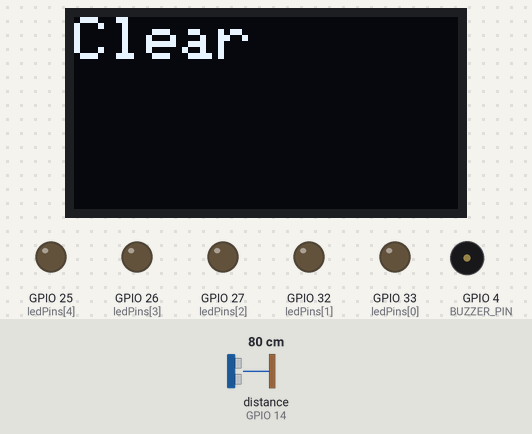
A sketch run on a simulated ESP32. Shown: 128×64 one-colour display, output pins drawn as LEDs (lit = HIGH), buzzer (waves = sounding, pin HIGH). Wiring (inferred from the names in the program): ultrasonic range finder: trigger GPIO 12; echo GPIO 14. The inputs (shaded band) are chosen by the test bench; at power-on: distance to the obstacle (sensor on GPIO 14) 80 cm. The echo pulse lasts 58.3 µs per cm; pins used as bus, display or sensor lines are not drawn; what the sketch prints to the serial monitor is not drawn.

Above: at 3.2 s.
3.3 s: distance to the obstacle (sensor on GPIO 14) set to 36 cm
At 4.1 s:
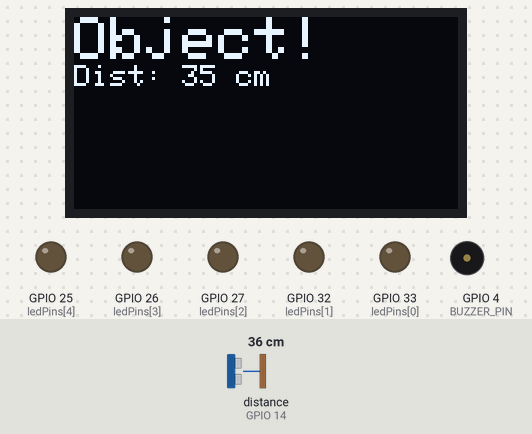
4.8 s: distance to the obstacle (sensor on GPIO 14) set to 30 cm
At 5.5 s:
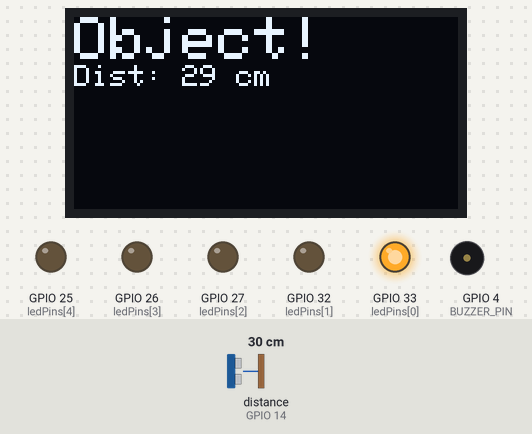
6.4 s: distance to the obstacle (sensor on GPIO 14) set to 36 cm
At 6.7 s:
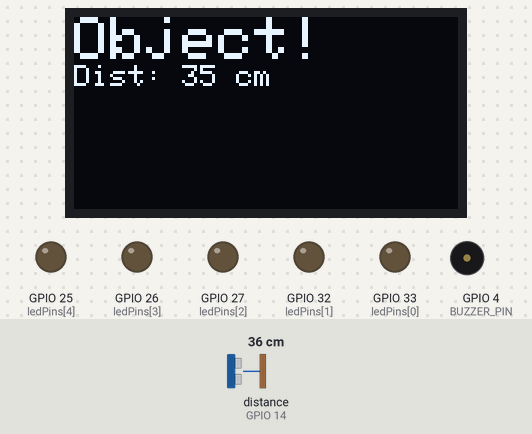
7.9 s: distance to the obstacle (sensor on GPIO 14) set to 43 cm
At 9.2 s:
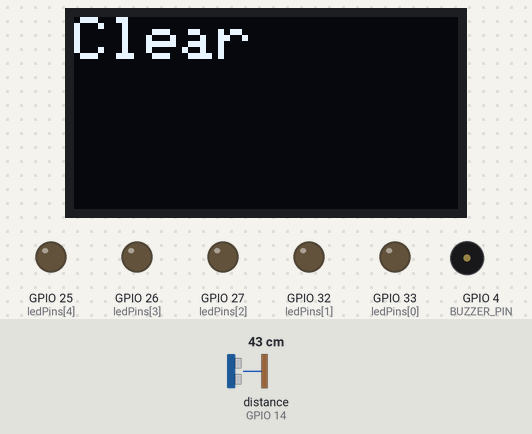
9.5 s: distance to the obstacle (sensor on GPIO 14) set to 2 cm
At 10.7 s:
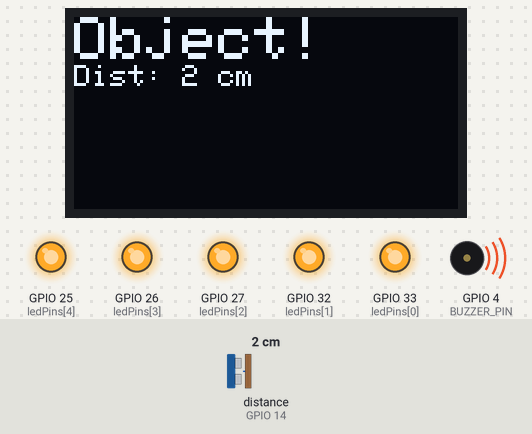
11.0 s: distance to the obstacle (sensor on GPIO 14) set to 9 cm
At 11.4 s:
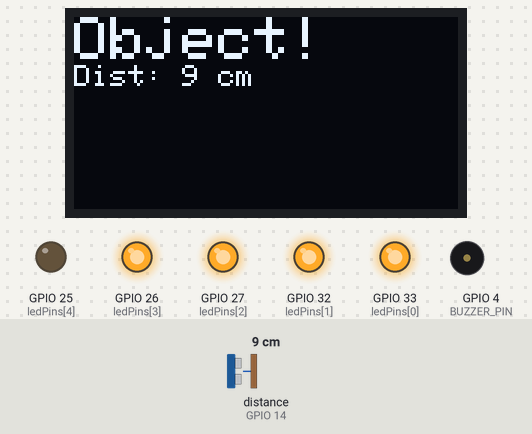
Timing chart, 0 to 13.5 s (numbered marks = the images above; inputs shaded):
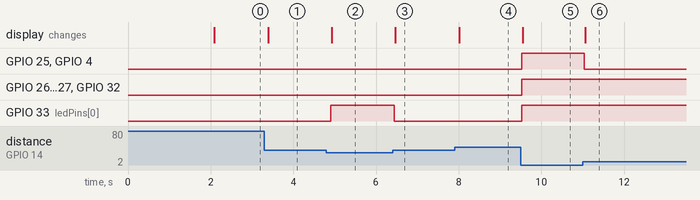

The sketch:

ultrasonic-distance-measurement.ino
```cpp
// Include necessary libraries
#include <Wire.h>
#include <Adafruit_GFX.h>
#include <Adafruit_SSD1306.h>

// --- Pin Definitions ---
// Ultrasonic Sensor Pins
#define TRIG_PIN 12
#define ECHO_PIN 14

// Buzzer Pin
#define BUZZER_PIN 4

// LED Pins (in order from farthest to closest)
const int ledPins[] = {33, 32, 27, 26, 25};
const int numLeds = 5;

// --- OLED Display Setup ---
#define SCREEN_WIDTH 128 // OLED display width, in pixels
#define SCREEN_HEIGHT 64 // OLED display height, in pixels
#define OLED_RESET    -1 // Reset pin # (or -1 if sharing Arduino reset pin)
Adafruit_SSD1306 display(SCREEN_WIDTH, SCREEN_HEIGHT, &Wire, OLED_RESET);

// --- Logic Parameters ---
#define MAX_DISTANCE 40 // The maximum distance we care about (in cm)
#define MIN_DISTANCE 5  // The distance at which all LEDs are on and the buzzer sounds

void setup() {
  Serial.begin(115200); // Start serial communication for debugging

  // Initialize Ultrasonic Sensor pins
  pinMode(TRIG_PIN, OUTPUT);
  pinMode(ECHO_PIN, INPUT);

  // Initialize Buzzer pin
  pinMode(BUZZER_PIN, OUTPUT);
  digitalWrite(BUZZER_PIN, LOW); // Make sure buzzer is off initially

  // Initialize LED pins
  for (int i = 0; i < numLeds; i++) {
    pinMode(ledPins[i], OUTPUT);
    digitalWrite(ledPins[i], LOW); // Turn all LEDs off
  }

  // Initialize OLED display
  if(!display.begin(SSD1306_SWITCHCAPVCC, 0x3C)) { // Address 0x3C for 128x64
    Serial.println(F("SSD1306 allocation failed"));
    for(;;); // Don't proceed, loop forever
  }

  // Show initial display message
  display.clearDisplay();
  display.setTextSize(1);
  display.setTextColor(SSD1306_WHITE);
  display.setCursor(0, 0);
  display.println("Ultrasonic Sensor");
  display.println("System Ready!");
  display.display();
  delay(2000);
}

void loop() {
  // Get the distance from the sensor
  long duration, distance;

  // Trigger the sensor
  digitalWrite(TRIG_PIN, LOW);
  delayMicroseconds(2);
  digitalWrite(TRIG_PIN, HIGH);
  delayMicroseconds(10);
  digitalWrite(TRIG_PIN, LOW);

  // Read the echo pulse
  duration = pulseIn(ECHO_PIN, HIGH);

  // Calculate the distance in cm
  // Speed of sound is ~343 m/s or 0.0343 cm/µs.
  // The sound wave travels to the object and back, so we divide by 2.
  distance = duration * 0.0343 / 2;

  // Print distance to Serial Monitor for debugging
  Serial.print("Distance: ");
  Serial.print(distance);
  Serial.println(" cm");

  // --- Control LEDs, Buzzer, and Display based on distance ---
  updateLeds(distance);
  updateBuzzer(distance);
  updateDisplay(distance);

  delay(100); // Wait 100ms before next reading
}

void updateLeds(long distance) {
  // Turn off all LEDs first
  for (int i = 0; i < numLeds; i++) {
    digitalWrite(ledPins[i], LOW);
  }

  // Calculate how many LEDs to turn on
  if (distance < MAX_DISTANCE) {
    // Map the distance to the number of LEDs
    // The closer the object, the more LEDs light up
    int ledsToLight = map(distance, MAX_DISTANCE, MIN_DISTANCE, 0, numLeds);
    ledsToLight = constrain(ledsToLight, 0, numLeds); // Ensure value is within bounds

    // Turn on the calculated number of LEDs
    for (int i = 0; i < ledsToLight; i++) {
      digitalWrite(ledPins[i], HIGH);
    }
  }
}

void updateBuzzer(long distance) {
  // If the object is closer than the minimum distance, beep the buzzer
  if (distance < MIN_DISTANCE && distance > 0) {
    digitalWrite(BUZZER_PIN, HIGH);
  } else {
    digitalWrite(BUZZER_PIN, LOW);
  }
}

void updateDisplay(long distance) {
  display.clearDisplay();
  display.setCursor(0, 0);

  if (distance < MAX_DISTANCE && distance > 0) {
    display.setTextSize(2);
    display.println("Object!");
    display.setTextSize(1);
    display.print("Dist: ");
    display.print(distance);
    display.print(" cm");
  } else {
    display.setTextSize(2);
    display.println("Clear");
  }

  display.display();
}
```

Measured:
- the behaviour switches between 34 and 33 cm on distance to the obstacle (sensor on GPIO 14) (found by bisection; images 1 and 2)
- the behaviour switches between 40 and 41 cm on distance to the obstacle (sensor on GPIO 14) (found by bisection; images 3 and 4)
- after the input at 3.3 s, the display: changes after 0.09 s (image 1)
- after the input at 4.8 s, GPIO 33 (ledPins[0]): LOW → HIGH after 0.11 s; the display: changes after 0.13 s (image 2)
- after the input at 6.4 s, GPIO 33 (ledPins[0]): HIGH → LOW at once; the display: changes after 0.07 s (image 3)
- after the input at 7.9 s, the display: changes after 0.11 s (image 4)
- after the input at 9.5 s, GPIO 25 (ledPins[4]), GPIO 26 (ledPins[3]), GPIO 27 (ledPins[2]), GPIO 32 (ledPins[1]), GPIO 33 (ledPins[0]), GPIO 4 (BUZZER_PIN): LOW → HIGH at once; the display: changes after 0.05 s (image 5)
- after the input at 11.0 s, GPIO 25 (ledPins[4]), GPIO 4 (BUZZER_PIN): HIGH → LOW at once; the display: changes after 0.07 s (image 6)
